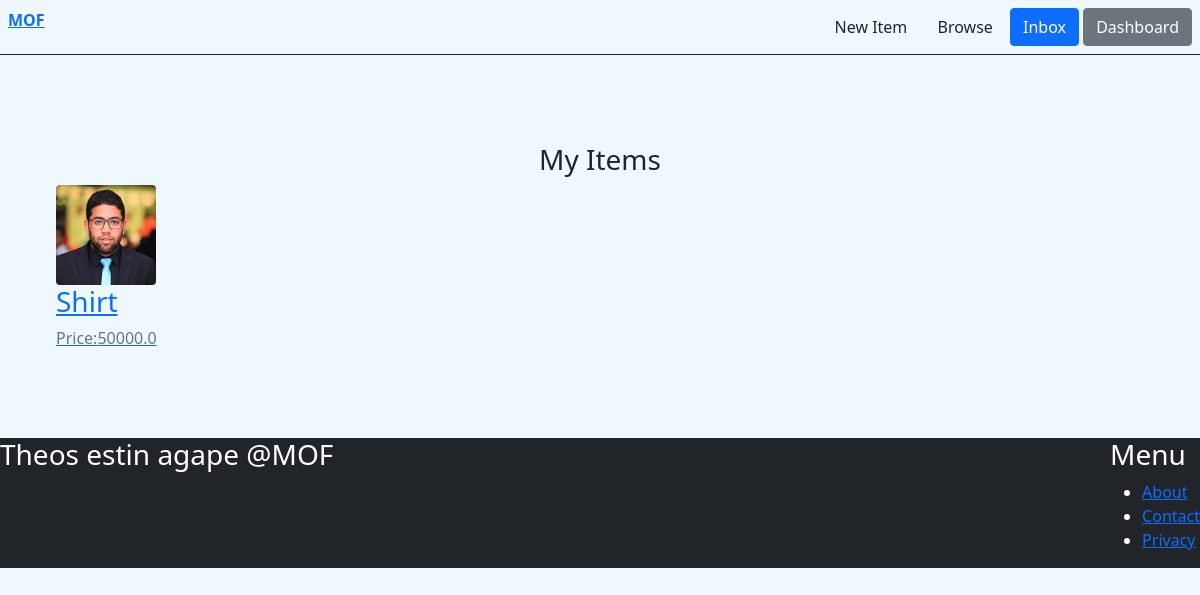
The page /dashboard/ (signed in) on the database its author committed.
### items/models.py (models this page shows, shortened)
class Item(models.Model):
  category=models.ForeignKey(Category,related_name='items', on_delete=models.CASCADE)
  name=models.CharField(max_length=255)
  description=models.TextField(blank=True,null=True)
  price=models.FloatField()
  image=models.ImageField(upload_to='images',blank=True,null=True)
  is_sold=models.BooleanField(default=False)
  created_by=models.ForeignKey(User, related_name='items', on_delete=models.CASCADE)
  created_at=models.DateTimeField(auto_now_add=True)

### dashboard/views.py (the view)
# urls.py: path('',views.dash_index,name='home'),
@login_required
def dash_index(request):
  items = Item.objects.filter(created_by=request.user)
  return render(request,'dashboard/index.html',{'items':items})

### dashboard/templates/dashboard/index.html (shortened to what this page needs)
{% extends "core/base.html" %}
{% block content  %}
<div class='mt-3 px-2 py-4 rounded'>
<h3 class='mb-2 text-center'>My Items</h3>
<div class='row'>
  <div class='row'>
    {% for item in items  %}
    <div class='col-md-4'>
       <a href='{% url "items:detail" item.id%}'>
        <div>
          <img class='image-fluid rounded'src="{{item.image.url}}"/>
        </div>
        <div>
           <h3>{{item.name}}</h3>
          <p class='text-muted'>Price:{{item.price}}</p>
        </div>
       </a>
    </div>
      {% endfor %}
  </div>
</div>
</div>
{% endblock %}

### rows shown on the page
Item: image (placeholder picture), name "Shirt", price "50000.0"
